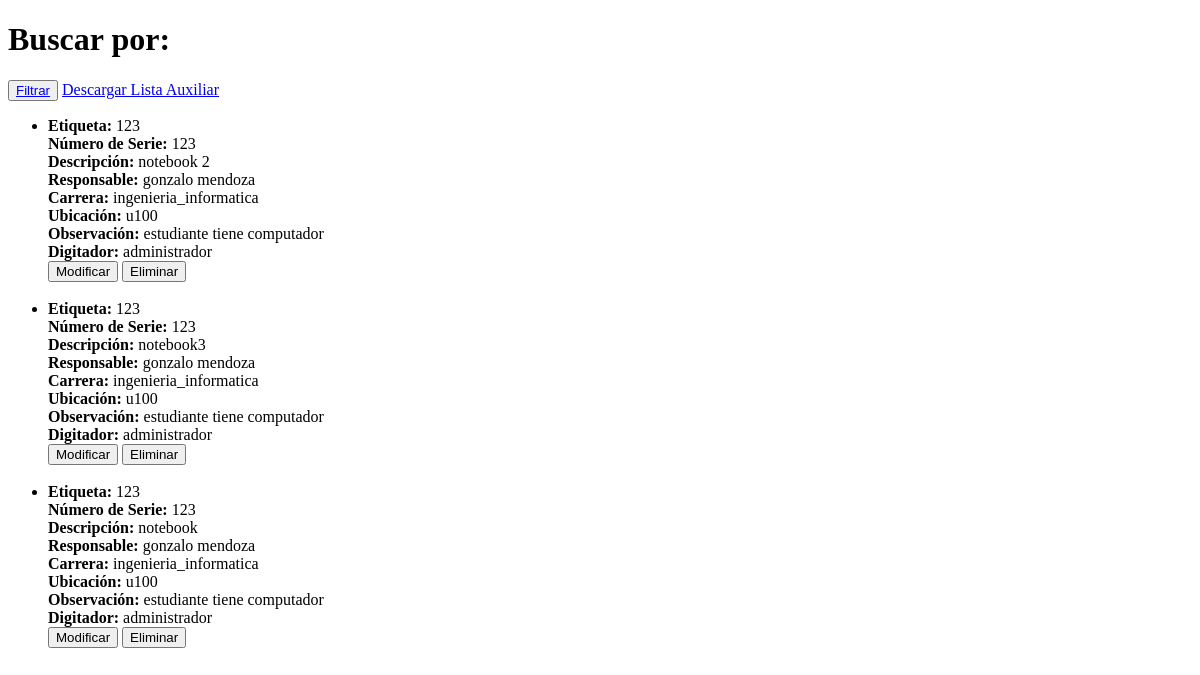
/lista/ (signed in), run on an earlier commit of the app's database.
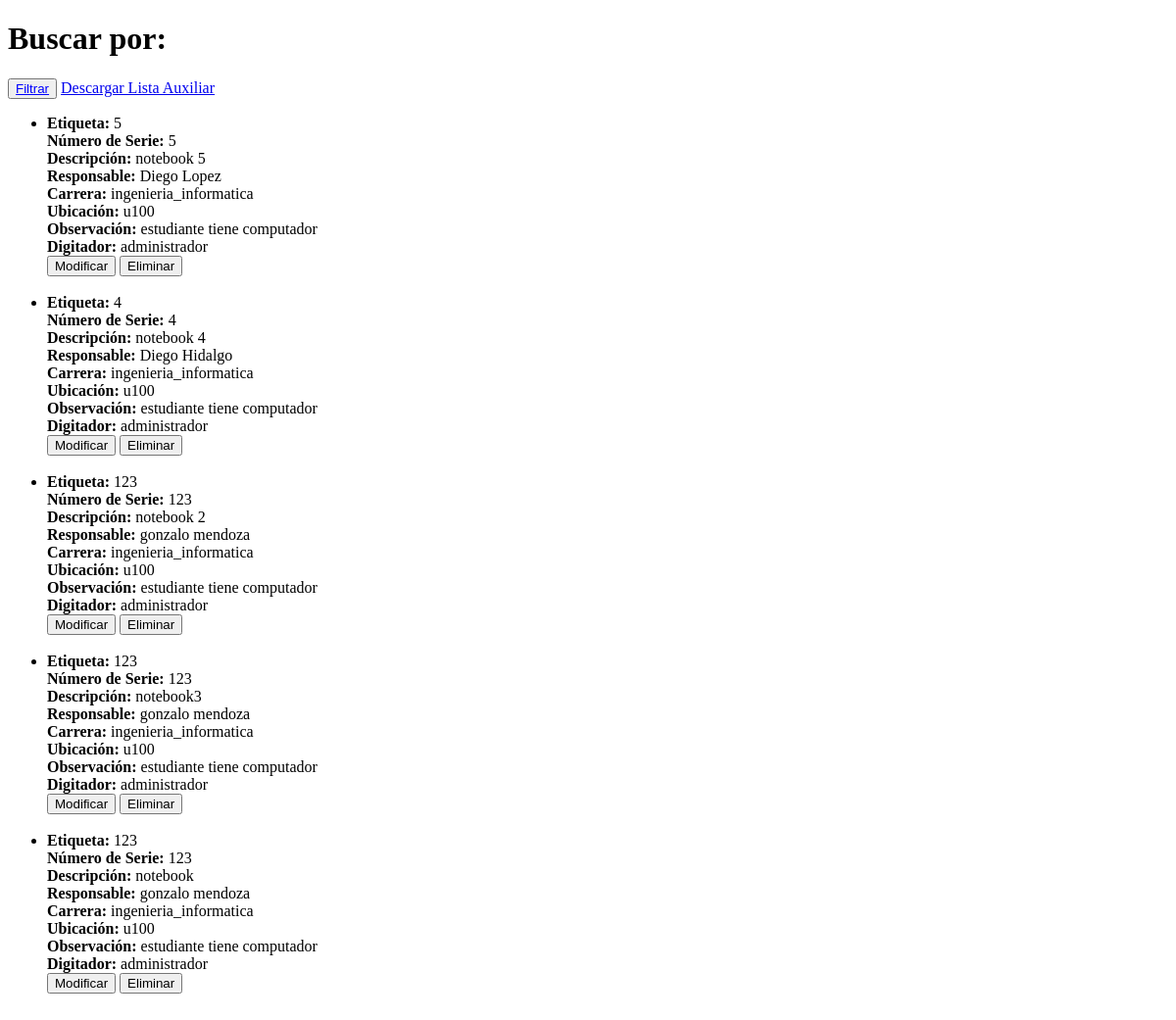
And on a later commit of the database.
### core/models.py (models this page shows, shortened)
class Inventario(models.Model):
    Etiqueta = models.CharField(max_length=50)
    Numero_Serie = models.CharField(max_length=50)
    Descripcion_Equipamiento = models.CharField(max_length=50)
    Responsable = models.CharField(max_length=50)
    Carrera = models.CharField(max_length=50)
    Ubicacion = models.CharField(max_length=50)
    Observacion=models.CharField(max_length=50)
    Digitador=models.CharField(max_length=50)

### core/views.py (the view)
# urls.py: path("lista/",lista,name="lista"),
def lista(request):
    if request.user.is_authenticated:
        filtros = request.GET.getlist('filtro')
        termino_busqueda = request.GET.get('buscar', '')
        listado = filtrar_datos(request, filtros, termino_busqueda)
        context = {
            'termino_busqueda': termino_busqueda,
            'filtros': filtros,
            'listado': listado,
            'user': request.user,
        }
        return render(request, 'core/listar.html', context)
    else:
        return redirect('/login/')

### core/views.py (called while the page is built, shortened)
def filtrar_datos(request, filtros, termino_busqueda):
    listado = Inventario.objects.all().order_by('-id')
    return listado

### core/templates/core/listar.html (shortened to what this page needs)
<!DOCTYPE html>
<html lang="es">
<head>
</head>
<body>
    {% if user.is_authenticated %}
    <h1>Buscar por: {{ termino_busqueda }}</h1>
        <button class="filtroMensaje" onclick="abrirModal('filtro')">Filtrar</button>
        <a href="#" onclick="exportarExcel()">Descargar Lista Auxiliar</a>
        <ul>
            {% if listado %}
                {% for item in listado %}
                <li>
                    <strong>Etiqueta:</strong> {{ item.Etiqueta }}<br>
                    <strong>Número de Serie:</strong> {{ item.Numero_Serie }}<br>
                    <strong>Descripción:</strong> {{ item.Descripcion_Equipamiento }}<br>
                    <strong>Responsable:</strong> {{ item.Responsable }}<br>
                    <strong>Carrera:</strong> {{ item.Carrera }}<br>
                    <strong>Ubicación:</strong> {{ item.Ubicacion }}<br>
                    <strong>Observación:</strong> {{ item.Observacion }}<br>
                    <strong>Digitador:</strong> {{ item.Digitador }}<br>
                    <button onclick="modificarItem({{ item.id }})">Modificar</button>
                    <button onclick="eliminarItem({{ item.id }})">Eliminar</button>
                    <br><br>
                </li>
                {% endfor %}
            {% else %}
                <p>La lista está vacía.</p>
            {% endif %}
        </ul>
    {% else %}
        <p>Debes iniciar sesión para ver esta página.</p>
    {% endif %}
</body>
</html>

What changed in the data, as far as the page shows it:
added Inventario: Etiqueta "5", Numero_Serie "5", Descripcion_Equipamiento "notebook 5", Responsable "Diego Lopez", Carrera "ingenieria_informatica", Ubicacion "u100", Observacion "estudiante tiene computador", Digitador "administrador"
added Inventario: Etiqueta "4", Numero_Serie "4", Descripcion_Equipamiento "notebook 4", Responsable "Diego Hidalgo", Carrera "ingenieria_informatica", Ubicacion "u100", Observacion "estudiante tiene computador", Digitador "administrador"
